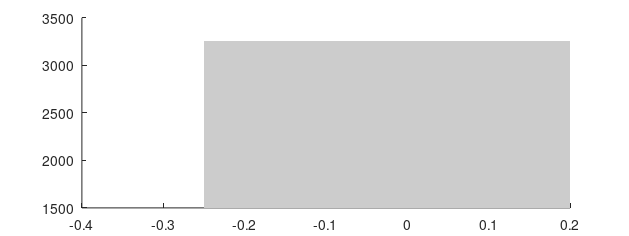

The MATLAB source for this figure: (Note: this script raises an error after producing the figure.)
figure(2)
clf
set(gcf, 'PaperUnits', 'Centimeters', 'PaperPosition', [0 0 16 6])
% *********************** Adjust_space.m ************************ %
% Fields required by the function adjust_space.m. Please fill every
% of the following and call "adjust_space" in the script whenever
% you want. Do not touch four last fields
ncol = 1; % no. subplot column
nrow = 1; % no. subplot row
dx = 0.03 ; % horiz. space between subplots
dy = 0.04; % vert. space between subplots
lefs = 0.12; % very left of figure
rigs = 0.05; % very right of figure
tops = 0.03; % top of figure
bots = 0.2; % bottom of figure
figw = (1-(lefs+rigs+(ncol-1)*dx))/ncol;
figh = (1-(tops+bots+(nrow-1)*dy))/nrow;
count_col = 1;
count_row = 1;
% *************************************************************** %

%% S1
x = [-.25 .2 .2 -.25 -.25];
YLIM = [1500 3250];
patch(x, [YLIM(1) YLIM(1) YLIM(2) YLIM(2) YLIM(1)], [1 1 1]*.8, 'linestyle', 'none');
hold on
yy1 = 2*pi./sqrt(N22p5);
yy2 = 2*pi./sqrt(N297p5);
patch([x2 fliplr(x2) x2(1)], [yy1 fliplr(yy2) yy1(1)], [.5 .5 .5], 'linestyle', 'none')
yy1 = TN2p5;
yy2 = TN97p5;
patch([x2 fliplr(x2) x2(1)], [yy1 fliplr(yy2) yy1(1)], [0 0 0], 'linestyle', 'none')
set(gca, 'box', 'on')
set(gca, 'tickdir', 'out')
set(gca, 'xtick', [-.5:.2:.5])
set(gca, 'xgrid', 'on')
set(gca, 'ygrid', 'on')
ylabel('\tau (s)', 'fontSize', FS)

yy1 = 2*pi./sqrt(S2bg2p5);
yy2 = 2*pi./sqrt(S2bg97p5);
patch([x2 fliplr(x2) x2(1)], [yy1 fliplr(yy2) yy1(1)], [.5 .5 1], 'linestyle', 'none')

plot(x2, 2*pi./sqrt(S2bgAve), 'color', [.5 .5 1])

hold off
text(.05, 3000, '\tau_N', 'fontSize', FS2, 'fontWeight', 'bold')
text(.3, 2300, '\tau_C', 'fontSize', FS2, 'fontWeight', 'bold')
%text(.4, 800, '\tau_b', 'fontSize', FS2, 'fontWeight', 'bold')
set(gca, 'fontSize', FS)
adjust_space
xlabel('\phi (day)', 'fontSize', FS)
ylim([YLIM(1)-1 YLIM(end)+1])
box on




set(gcf, 'renderer', 'painters')
outfile = 'tauTidal.eps';
print('-depsc2', outfile)

% $$$ outfile = 'tauTidal_epsutils.eps';
% $$$ epswrite(outfile, 'EmbedFonts', 'all')

